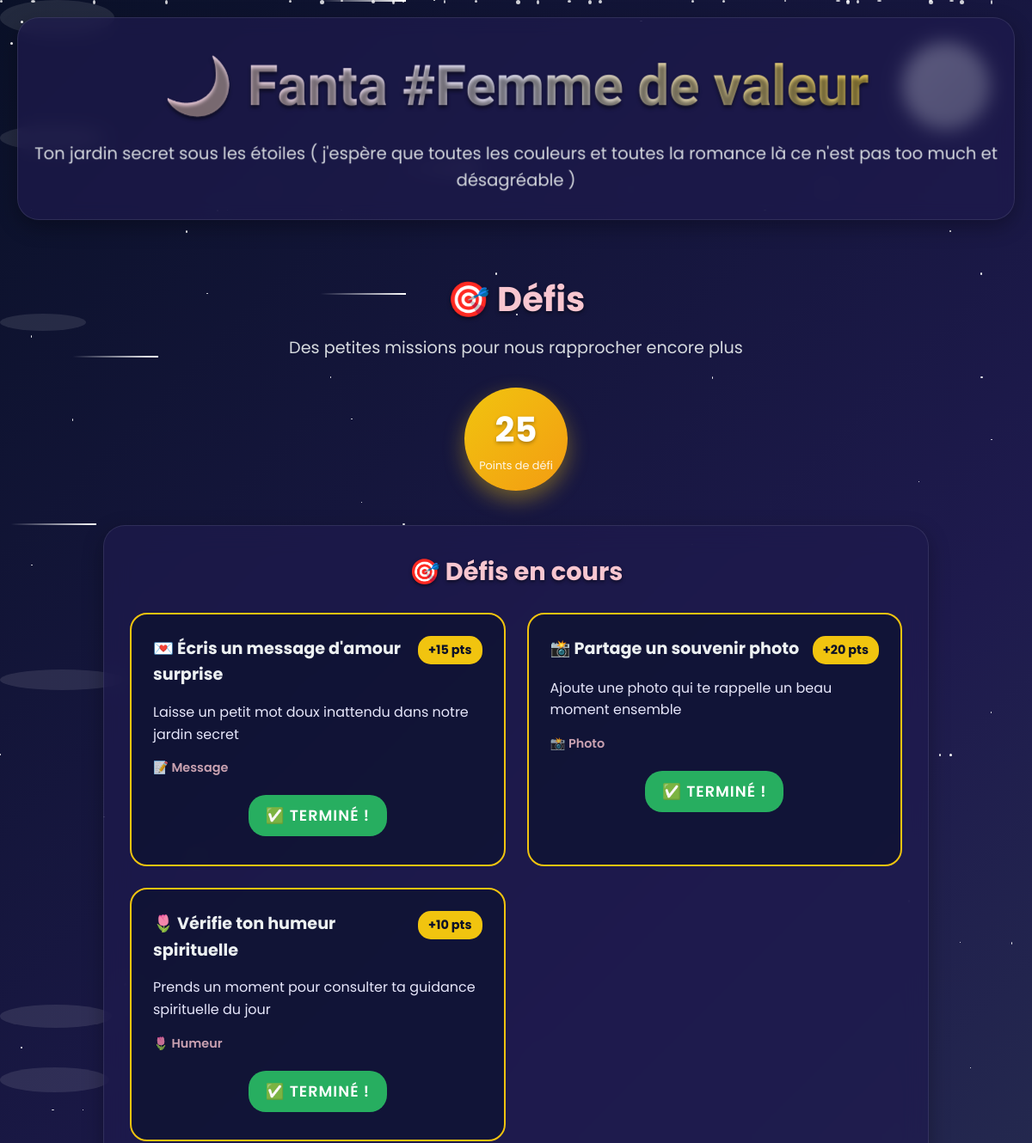
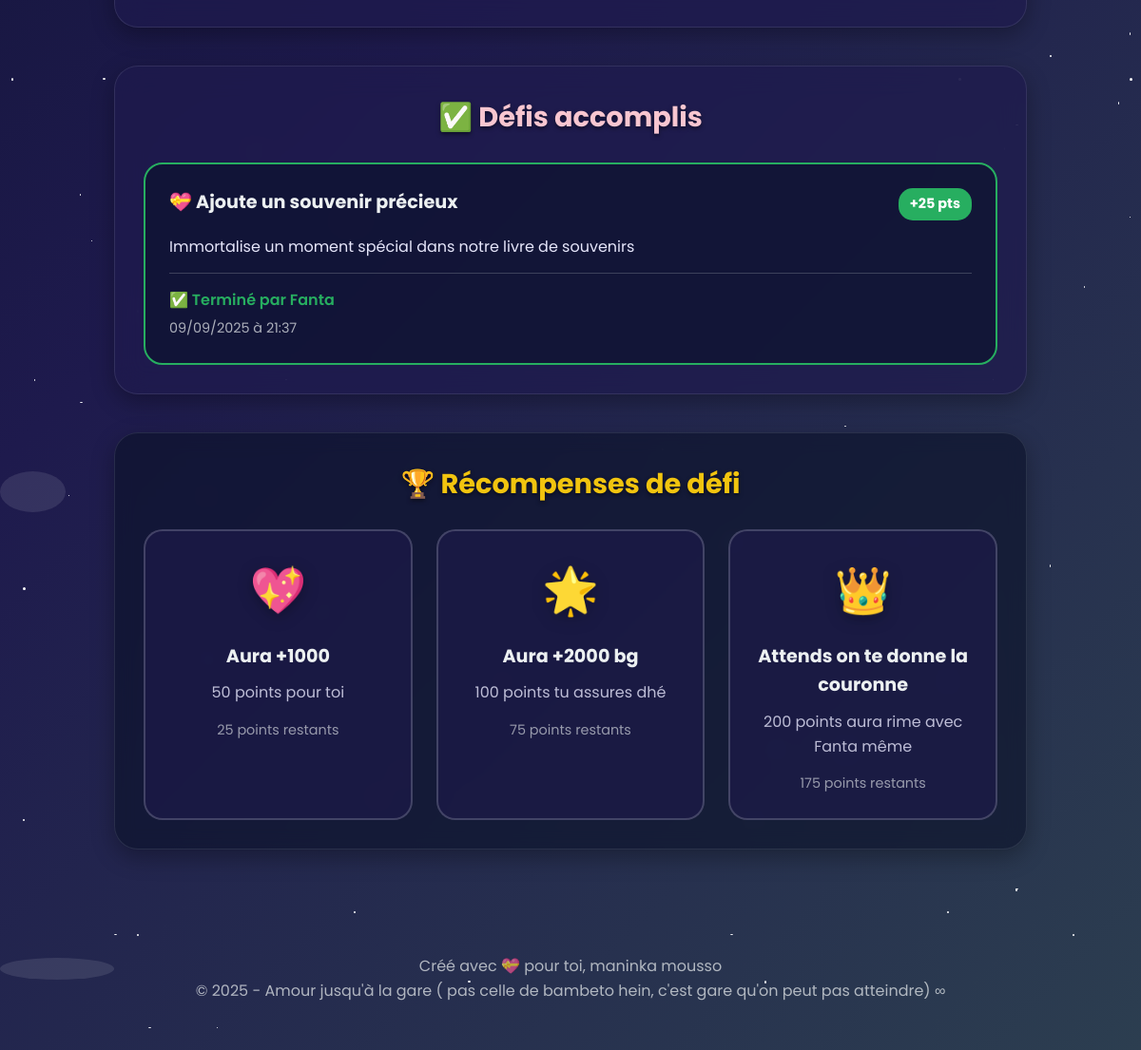
The page /love_challenges (signed in) on the database its author committed (2 pictures, top to bottom).
### app.py (models this page shows)
class LoveChallenge(db.Model):
    id = db.Column(db.Integer, primary_key=True)
    title = db.Column(db.String(100), nullable=False)
    description = db.Column(db.Text, nullable=False)
    challenge_type = db.Column(db.String(50), nullable=False)
    points = db.Column(db.Integer, default=10)
    is_completed = db.Column(db.Boolean, default=False)
    completed_by = db.Column(db.String(50))
    completed_date = db.Column(db.DateTime)
    created_at = db.Column(db.DateTime, default=datetime.utcnow)

### app.py (the view, shortened to what this page needs)
@app.route('/love_challenges')
@login_required
def love_challenges():
    active_challenges = LoveChallenge.query.filter_by(is_completed=False).all()
    completed_challenges = LoveChallenge.query.filter_by(is_completed=True).order_by(LoveChallenge.completed_date.desc()).limit(10).all()
    total_points = sum(c.points for c in completed_challenges)
    return render_template('love_challenges.html',
                         active_challenges=active_challenges,
                         completed_challenges=completed_challenges,
                         total_points=total_points,
                         user=current_user.username)

### app.py (called while the page is built)
@login_manager.user_loader
def load_user(user_id):
    return User.query.get(int(user_id))

### templates/love_challenges.html (shortened to what this page needs)
{% extends "base.html" %}
{% block content %}
<div class="challenges-container">
    <div class="challenges-header">
        <h1>🎯 Défis</h1>
        <p>Des petites missions pour nous rapprocher encore plus</p>
        <div class="points-display">
            <div class="points-circle">
                <span class="points-number">{{ total_points }}</span>
                <span class="points-label">Points de défi</span>
            </div>
        </div>
    </div>
    <div class="challenges-sections">
        <div class="challenges-section">
            <h2>🎯 Défis en cours</h2>
            {% if active_challenges %}
                <div class="challenges-grid">
                    {% for challenge in active_challenges %}
                        <div class="challenge-card active">
                            <div class="challenge-header">
                                <h3>{{ challenge.title }}</h3>
                                <div class="challenge-points">+{{ challenge.points }} pts</div>
                            </div>
                            <p class="challenge-description">{{ challenge.description }}</p>
                            <div class="challenge-type">
                                {% if challenge.challenge_type == 'message' %}📝 Message
                                {% elif challenge.challenge_type == 'photo' %}📸 Photo
                                {% elif challenge.challenge_type == 'mood' %}🌷 Humeur
                                {% elif challenge.challenge_type == 'memory' %}💝 Souvenir
                                {% elif challenge.challenge_type == 'letter' %}💌 Lettre
                                {% else %}✨ Spécial
                                {% endif %}
                            </div>
                            <div class="challenge-actions">
                                <a href="{{ url_for('complete_challenge', challenge_id=challenge.id) }}"
                                   class="btn btn-complete"
                                   onclick="return confirm('As-tu vraiment terminé ce défi ?')">
                                    ✅ Terminé !
                                </a>
                            </div>
                        </div>
                    {% endfor %}
                </div>
            {% else %}
                <div class="no-challenges">
                    <p>🎉 Bravo ! Tu as terminé tous les défis actuels !</p>
                    <p>De nouveaux défis arrivent bientôt...</p>
                </div>
            {% endif %}
        </div>
        {% if completed_challenges %}
        <div class="challenges-section">
            <h2>✅ Défis accomplis</h2>
            <div class="challenges-grid">
                {% for challenge in completed_challenges %}
                    <div class="challenge-card completed">
                        <div class="challenge-header">
                            <h3>{{ challenge.title }}</h3>
                            <div class="challenge-points earned">+{{ challenge.points }} pts</div>
                        </div>
                        <p class="challenge-description">{{ challenge.description }}</p>
                        <div class="challenge-completion">
                            <div class="completed-by">✅ Terminé par {{ challenge.completed_by|title }}</div>
                            <div class="completed-date">{{ challenge.completed_date.strftime('%d/%m/%Y à %H:%M') }}</div>
                        </div>
                    </div>
                {% endfor %}
            </div>
        </div>
        {% endif %}
    </div>
    <div class="rewards-section">
        <h2>🏆 Récompenses de défi</h2>
        <div class="rewards-grid">
            <div class="reward-card {% if total_points >= 50 %}unlocked{% endif %}">
                <div class="reward-icon">💖</div>
                <h3>Aura +1000</h3>
                <p>50 points pour toi</p>
                {% if total_points >= 50 %}
                    <div class="reward-status unlocked">Débloqué ! 🎉</div>
                {% else %}
                    <div class="reward-status locked">{{ 50 - total_points }} points restants</div>
                {% endif %}
            </div>
            <div class="reward-card {% if total_points >= 100 %}unlocked{% endif %}">
                <div class="reward-icon">🌟</div>
                <h3>Aura +2000 bg</h3>
                <p>100 points tu assures dhé</p>
                {% if total_points >= 100 %}
                    <div class="reward-status unlocked">Débloqué ! 🎉</div>
                {% else %}
                    <div class="reward-status locked">{{ 100 - total_points }} points restants</div>
                {% endif %}
            </div>
            <div class="reward-card {% if total_points >= 200 %}unlocked{% endif %}">
                <div class="reward-icon">👑</div>
                <h3>Attends on te donne la couronne</h3>
                <p>200 points aura rime avec Fanta même</p>
                {% if total_points >= 200 %}
                    <div class="reward-status unlocked">Débloqué ! 🎉</div>
                {% else %}
                    <div class="reward-status locked">{{ 200 - total_points }} points restants</div>
                {% endif %}
            </div>
        </div>
    </div>
</div>
{% endblock %}

### static/style.css (style rules this page uses)
:root { --midnight-blue: #0a1128; --deep-purple: #1e1a4d; --twilight-blue: #2c3e50; --moonlight-silver: #ecf0f1; --starlight-gold: #f1c40f; --rose-quartz: #f8c6d0; --lavender-blush: #e6e6fa; --mystic-purple: #8e44ad; --forest-green: #27ae60; --ocean-blue: #3498db; --night-sky: linear-gradient(135deg, #0a1128 0%, #1e1a4d 50%, #2c3e50 100%); --moon-glow: linear-gradient(135deg, #ecf0f1 0%, #bdc3c7 100%); --twilight: linear-gradient(135deg, #2c3e50 0%, #8e44ad 100%); --aurora: linear-gradient(135deg, #27ae60 0%, #3498db 50%, #8e44ad 100%); --glow-shadow: 0 0 20px rgba(236, 240, 241, 0.3); --deep-shadow: 0 10px 30px rgba(0, 0, 0, 0.5); --card-shadow: 0 8px 25px rgba(0, 0, 0, 0.3); --transition: all 0.4s cubic-bezier(0.25, 0.46, 0.45, 0.94); --text-shadow: 0 2px 4px rgba(0, 0, 0, 0.5); --success-green: #27ae60; --warning-orange: #f39c12; --error-red: #e74c3c; --info-blue: #3498db; --accent-purple: #9b59b6; }
* { margin: 0; padding: 0; box-sizing: border-box; }
html { scroll-behavior: smooth; }
body { font-family: 'Poppins', 'Roboto', sans-serif; background: var(--night-sky); color: var(--moonlight-silver); min-height: 100vh; position: relative; overflow-x: hidden; line-height: 1.6; }
.btn { display: inline-block; padding: 15px 30px; border: none; border-radius: 15px; text-decoration: none; font-weight: 600; transition: var(--transition); cursor: pointer; text-align: center; font-size: 1.1em; text-transform: uppercase; letter-spacing: 1px; position: relative; overflow: hidden; }
.btn::before { content: ''; position: absolute; top: 0; left: -100%; width: 100%; height: 100%; background: linear-gradient(90deg, transparent, rgba(255, 255, 255, 0.2), transparent); transition: var(--transition); }

### rows shown on the page
LoveChallenge: title "💌 Écris un message d'amour surprise", points "15", description "Laisse un petit mot doux inattendu dans notre jardin secret", challenge_type "📝 Message"
LoveChallenge: title "📸 Partage un souvenir photo", points "20", description "Ajoute une photo qui te rappelle un beau moment ensemble", challenge_type "📸 Photo"
LoveChallenge: title "🌷 Vérifie ton humeur spirituelle", points "10", description "Prends un moment pour consulter ta guidance spirituelle du jour", challenge_type "🌷 Humeur"
LoveChallenge: title "💝 Ajoute un souvenir précieux", points "25", description "Immortalise un moment spécial dans notre livre de souvenirs", completed_by "Fanta", completed_date "09/09/2025 à 21:37"

### other values the page prints
{{ total_points }} "25"
{{ 50 - total_points }} "25"
{{ 100 - total_points }} "75"
{{ 200 - total_points }} "175"
